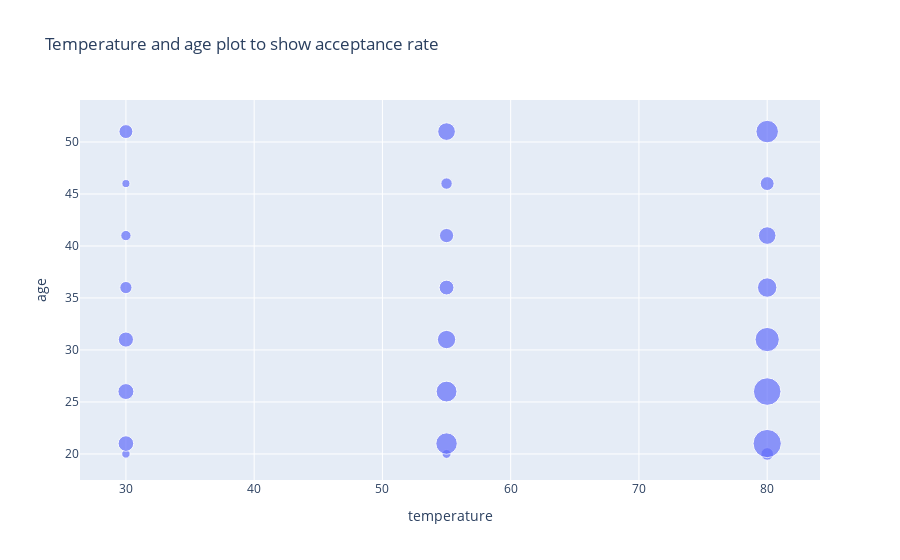

The cell this chart's notebook holds for it:
### Markdown cell above
# Temperaure and age:

### Code cell
px.scatter(data.groupby(['temperature', 'age']).count()[['Y']].reset_index(), 
           x='temperature', y='age', size= 'Y', title = "Temperature and age plot to show acceptance rate")

### Figure 1 — Plotly figure (JSON) as saved in the notebook; plotly's stock layout.template omitted (floating-point values rounded to 4 significant figures)
{"data": [{"hovertemplate": "temperature=%{x}<br>age=%{y}<br>Y=%{marker.size}<extra></extra>", "legendgroup": "", "marker": {"color": "#636efa", "size": [125, 428, 449, 405, 263, 188, 115, 343, 141, 812, 767, 594, 388, 357, 230, 551, 281, 1413, 1343, 1040, 668, 548, 341, 894], "sizemode": "area", "sizeref": 3.533, "symbol": "circle"}, "mode": "markers", "name": "", "orientation": "v", "showlegend": false, "type": "scatter", "x": [30, 30, 30, 30, 30, 30, 30, 30, 55, 55, 55, 55, 55, 55, 55, 55, 80, 80, 80, 80, 80, 80, 80, 80], "xaxis": "x", "y": [20, 21, 26, 31, 36, 41, 46, 51, 20, 21, 26, 31, 36, 41, 46, 51, 20, 21, 26, 31, 36, 41, 46, 51], "yaxis": "y"}], "layout": {"legend": {"itemsizing": "constant", "tracegroupgap": 0}, "title": {"text": "Temperature and age plot to show acceptance rate"}, "xaxis": {"anchor": "y", "domain": [0, 1], "title": {"text": "temperature"}}, "yaxis": {"anchor": "x", "domain": [0, 1], "title": {"text": "age"}}}}
